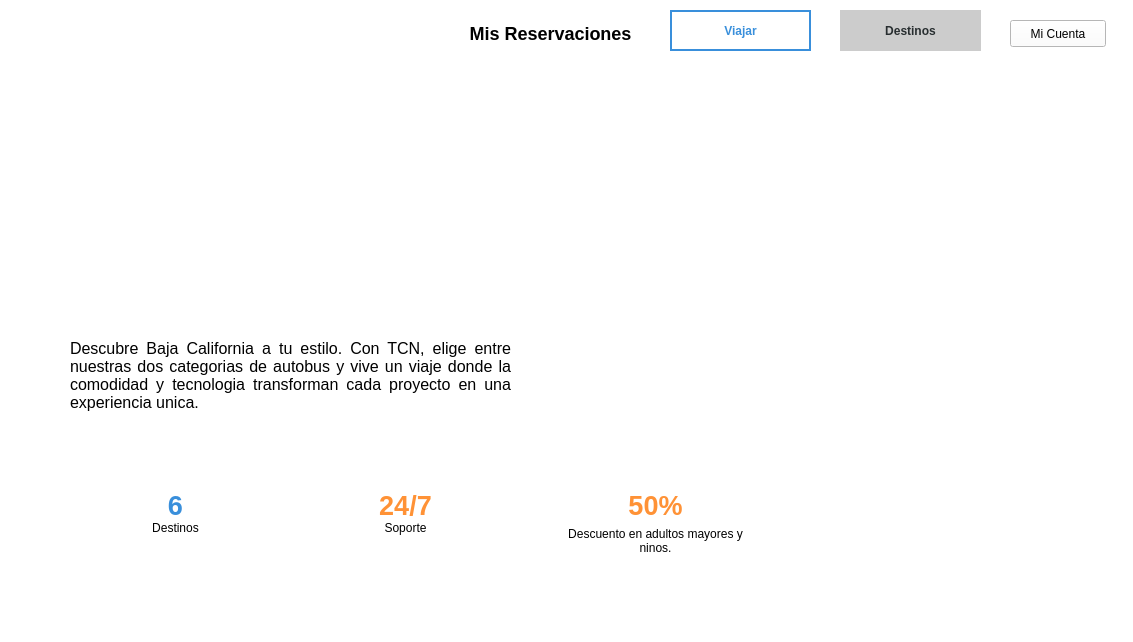
<?xml version="1.0" encoding="UTF-8"?>
<ui version="4.0">
 <class>MainWindow</class>
 <widget class="QMainWindow" name="MainWindow">
  <property name="geometry">
   <rect>
    <x>0</x>
    <y>0</y>
    <width>1133</width>
    <height>642</height>
   </rect>
  </property>
  <property name="windowTitle">
   <string>Tu Cuervo Negro</string>
  </property>
  <property name="styleSheet">
   <string notr="true">background-color:white; 
</string>
  </property>
  <widget class="QWidget" name="centralwidget">
   <widget class="QLabel" name="icono">
    <property name="geometry">
     <rect>
      <x>20</x>
      <y>-20</y>
      <width>161</width>
      <height>121</height>
     </rect>
    </property>
    <property name="text">
     <string/>
    </property>
    <property name="pixmap">
     <pixmap>../recursos/logo.png</pixmap>
    </property>
    <property name="scaledContents">
     <bool>true</bool>
    </property>
   </widget>
   <widget class="QPushButton" name="botonViajar">
    <property name="geometry">
     <rect>
      <x>670</x>
      <y>10</y>
      <width>141</width>
      <height>41</height>
     </rect>
    </property>
    <property name="font">
     <font>
      <bold>true</bold>
     </font>
    </property>
    <property name="styleSheet">
     <string notr="true">color:#398FDB;
border:2px solid #398FDB;</string>
    </property>
    <property name="text">
     <string>Viajar</string>
    </property>
   </widget>
   <widget class="QPushButton" name="botonDestinos">
    <property name="geometry">
     <rect>
      <x>840</x>
      <y>10</y>
      <width>141</width>
      <height>41</height>
     </rect>
    </property>
    <property name="font">
     <font>
      <bold>true</bold>
     </font>
    </property>
    <property name="styleSheet">
     <string notr="true">border: none;
background-color:  #ccc;
color: #282E30;</string>
    </property>
    <property name="text">
     <string>Destinos</string>
    </property>
   </widget>
   <widget class="QLabel" name="label">
    <property name="geometry">
     <rect>
      <x>60</x>
      <y>130</y>
      <width>250</width>
      <height>181</height>
     </rect>
    </property>
    <property name="text">
     <string/>
    </property>
    <property name="pixmap">
     <pixmap>../recursos/slogan.png</pixmap>
    </property>
    <property name="scaledContents">
     <bool>true</bool>
    </property>
   </widget>
   <widget class="QLabel" name="label_2">
    <property name="geometry">
     <rect>
      <x>70</x>
      <y>330</y>
      <width>441</width>
      <height>91</height>
     </rect>
    </property>
    <property name="text">
     <string>&lt;html&gt;&lt;head/&gt;&lt;body&gt;&lt;p align=&quot;justify&quot;&gt;&lt;span style=&quot; font-size:12pt;&quot;&gt;Descubre Baja California a tu estilo. Con TCN, elige entre nuestras dos categorias de autobus y vive un viaje donde la comodidad y tecnologia transforman cada proyecto en una experiencia unica.&lt;/span&gt;&lt;/p&gt;&lt;/body&gt;&lt;/html&gt;</string>
    </property>
    <property name="wordWrap">
     <bool>true</bool>
    </property>
   </widget>
   <widget class="QLabel" name="label_3">
    <property name="geometry">
     <rect>
      <x>160</x>
      <y>490</y>
      <width>31</width>
      <height>31</height>
     </rect>
    </property>
    <property name="font">
     <font>
      <pointsize>20</pointsize>
      <bold>true</bold>
     </font>
    </property>
    <property name="styleSheet">
     <string notr="true">color:#398FDB;</string>
    </property>
    <property name="text">
     <string>6</string>
    </property>
    <property name="alignment">
     <set>Qt::AlignmentFlag::AlignCenter</set>
    </property>
    <property name="wordWrap">
     <bool>true</bool>
    </property>
   </widget>
   <widget class="QLabel" name="label_4">
    <property name="geometry">
     <rect>
      <x>370</x>
      <y>490</y>
      <width>71</width>
      <height>31</height>
     </rect>
    </property>
    <property name="font">
     <font>
      <pointsize>20</pointsize>
      <bold>true</bold>
     </font>
    </property>
    <property name="styleSheet">
     <string notr="true">color:#FF9236;</string>
    </property>
    <property name="text">
     <string>24/7</string>
    </property>
    <property name="alignment">
     <set>Qt::AlignmentFlag::AlignCenter</set>
    </property>
    <property name="wordWrap">
     <bool>true</bool>
    </property>
   </widget>
   <widget class="QLabel" name="label_5">
    <property name="geometry">
     <rect>
      <x>620</x>
      <y>490</y>
      <width>71</width>
      <height>31</height>
     </rect>
    </property>
    <property name="font">
     <font>
      <pointsize>20</pointsize>
      <bold>true</bold>
     </font>
    </property>
    <property name="styleSheet">
     <string notr="true">color:#FF9236;</string>
    </property>
    <property name="text">
     <string>50%</string>
    </property>
    <property name="alignment">
     <set>Qt::AlignmentFlag::AlignCenter</set>
    </property>
    <property name="wordWrap">
     <bool>true</bool>
    </property>
   </widget>
   <widget class="QLabel" name="label_6">
    <property name="geometry">
     <rect>
      <x>140</x>
      <y>520</y>
      <width>71</width>
      <height>16</height>
     </rect>
    </property>
    <property name="text">
     <string>Destinos</string>
    </property>
    <property name="alignment">
     <set>Qt::AlignmentFlag::AlignCenter</set>
    </property>
    <property name="wordWrap">
     <bool>true</bool>
    </property>
   </widget>
   <widget class="QLabel" name="label_7">
    <property name="geometry">
     <rect>
      <x>370</x>
      <y>520</y>
      <width>71</width>
      <height>16</height>
     </rect>
    </property>
    <property name="text">
     <string>Soporte</string>
    </property>
    <property name="alignment">
     <set>Qt::AlignmentFlag::AlignCenter</set>
    </property>
    <property name="wordWrap">
     <bool>true</bool>
    </property>
   </widget>
   <widget class="QLabel" name="label_8">
    <property name="geometry">
     <rect>
      <x>560</x>
      <y>520</y>
      <width>191</width>
      <height>41</height>
     </rect>
    </property>
    <property name="text">
     <string>Descuento en adultos mayores y ninos.</string>
    </property>
    <property name="alignment">
     <set>Qt::AlignmentFlag::AlignCenter</set>
    </property>
    <property name="wordWrap">
     <bool>true</bool>
    </property>
   </widget>
   <widget class="QLabel" name="label_9">
    <property name="geometry">
     <rect>
      <x>600</x>
      <y>130</y>
      <width>491</width>
      <height>281</height>
     </rect>
    </property>
    <property name="text">
     <string/>
    </property>
    <property name="pixmap">
     <pixmap>../recursos/autobus.png</pixmap>
    </property>
    <property name="scaledContents">
     <bool>true</bool>
    </property>
    <property name="alignment">
     <set>Qt::AlignmentFlag::AlignCenter</set>
    </property>
   </widget>
   <widget class="QPushButton" name="botonCuenta">
    <property name="geometry">
     <rect>
      <x>1010</x>
      <y>20</y>
      <width>96</width>
      <height>27</height>
     </rect>
    </property>
    <property name="text">
     <string>Mi Cuenta</string>
    </property>
   </widget>
   <widget class="QPushButton" name="botonMisReserv">
    <property name="geometry">
     <rect>
      <x>455</x>
      <y>20</y>
      <width>191</width>
      <height>27</height>
     </rect>
    </property>
    <property name="styleSheet">
     <string notr="true">border: None;
color: #000;
font-weight: 600;
font-size: 18px;</string>
    </property>
    <property name="text">
     <string>Mis Reservaciones</string>
    </property>
   </widget>
  </widget>
  <widget class="QMenuBar" name="menubar">
   <property name="geometry">
    <rect>
     <x>0</x>
     <y>0</y>
     <width>1133</width>
     <height>24</height>
    </rect>
   </property>
  </widget>
  <widget class="QStatusBar" name="statusbar"/>
 </widget>
 <resources/>
 <connections/>
</ui>
